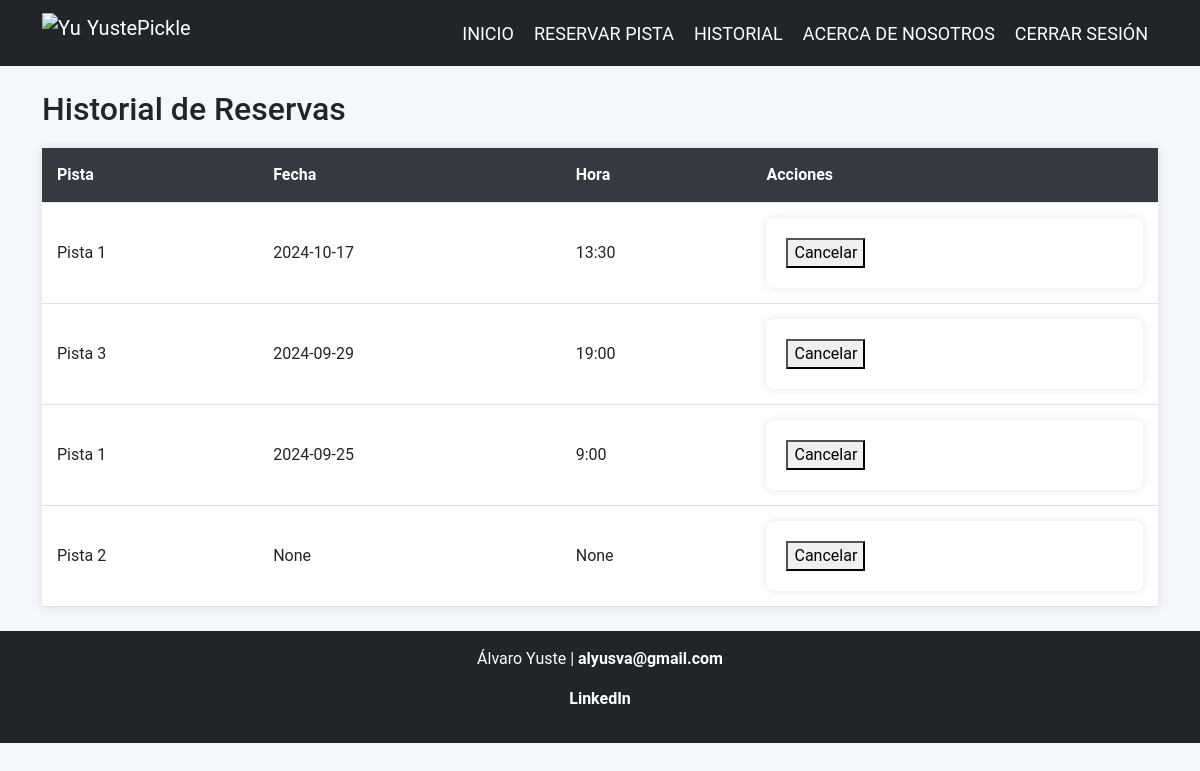
The app's page /history (signed in) with its own data.
### tables this page shows
CREATE TABLE reservations (
    id INTEGER PRIMARY KEY AUTOINCREMENT,
    user_id INTEGER NOT NULL,
    court_id INTEGER NOT NULL,
    reservation_time TIMESTAMP NOT NULL DEFAULT CURRENT_TIMESTAMP, date TEXT, time TEXT,
    FOREIGN KEY (user_id) REFERENCES users(id),
    FOREIGN KEY (court_id) REFERENCES courts(id)
);

CREATE TABLE courts (
    id INTEGER PRIMARY KEY AUTOINCREMENT,
    court_name TEXT NOT NULL,
    available_from TIME NOT NULL,
    available_to TIME NOT NULL
);

### app.py (the view)
@app.route("/history")
@login_required
def history():
    user_id = session["user_id"]
    reservations = db.execute("""
        SELECT reservations.id, courts.court_name, reservations.date, reservations.time
        FROM reservations
        JOIN courts ON reservations.court_id = courts.id
        WHERE reservations.user_id = ?
        ORDER BY reservations.date DESC, reservations.time DESC
    """, user_id)
    return render_template("history.html", reservations=reservations)

### app.py (called while the page is built)
@app.after_request
def after_request(response):
    response.headers["Cache-Control"] = "no-cache, no-store, must-revalidate"
    response.headers["Expires"] = 0
    response.headers["Pragma"] = "no-cache"
    return response

### helpers.py (called while the page is built)
def login_required(f):
    @wraps(f)
    def decorated_function(*args, **kwargs):
        if session.get("user_id") is None:
            return redirect("/login")
        return f(*args, **kwargs)
    return decorated_function

### templates/history.html (shortened to what this page needs)
{% extends "layout.html" %}
{% block content %}
    <h2>Historial de Reservas</h2>
    {% if reservations %}
    <table>
        <thead>
            <tr>
                <th>Pista</th>
                <th>Fecha</th>
                <th>Hora</th>
                <th>Acciones</th>
            </tr>
        </thead>
        <tbody>
            {% for reservation in reservations %}
            <tr>
                <td>{{ reservation.court_name }}</td>
                <td>{{ reservation.date }}</td>
                <td>{{ reservation.time }}</td>
                <td>
                    <form action="/delete_reservation_user" method="post">
                        <button type="submit">Cancelar</button>
                    </form>
                </td>
            </tr>
            {% endfor %}
        </tbody>
    </table>
    {% else %}
    <p>No has hecho ninguna reserva aún.</p>
    {% endif %}
{% endblock %}

### static/styles.css (style rules this page uses)
body { background-color: #f4f7fc; font-family: 'Roboto', sans-serif; }
form { background-color: white; padding: 20px; border-radius: 8px; box-shadow: 0 0 10px rgba(0, 0, 0, 0.1); }
table { width: 100%; margin-top: 20px; background-color: white; box-shadow: 0 0 10px rgba(0, 0, 0, 0.1); border-collapse: collapse; }
table th, table td { padding: 15px; text-align: left; border-bottom: 1px solid #dee2e6; }
table th { background-color: #343a40; color: white; }

### records on screen
reservations: court_name "Pista 1", date "2024-10-17", time "13:30"
reservations: court_name "Pista 3", date "2024-09-29", time "19:00"
reservations: court_name "Pista 1", date "2024-09-25", time "9:00"
reservations: court_name "Pista 2", date "None", time "None"
